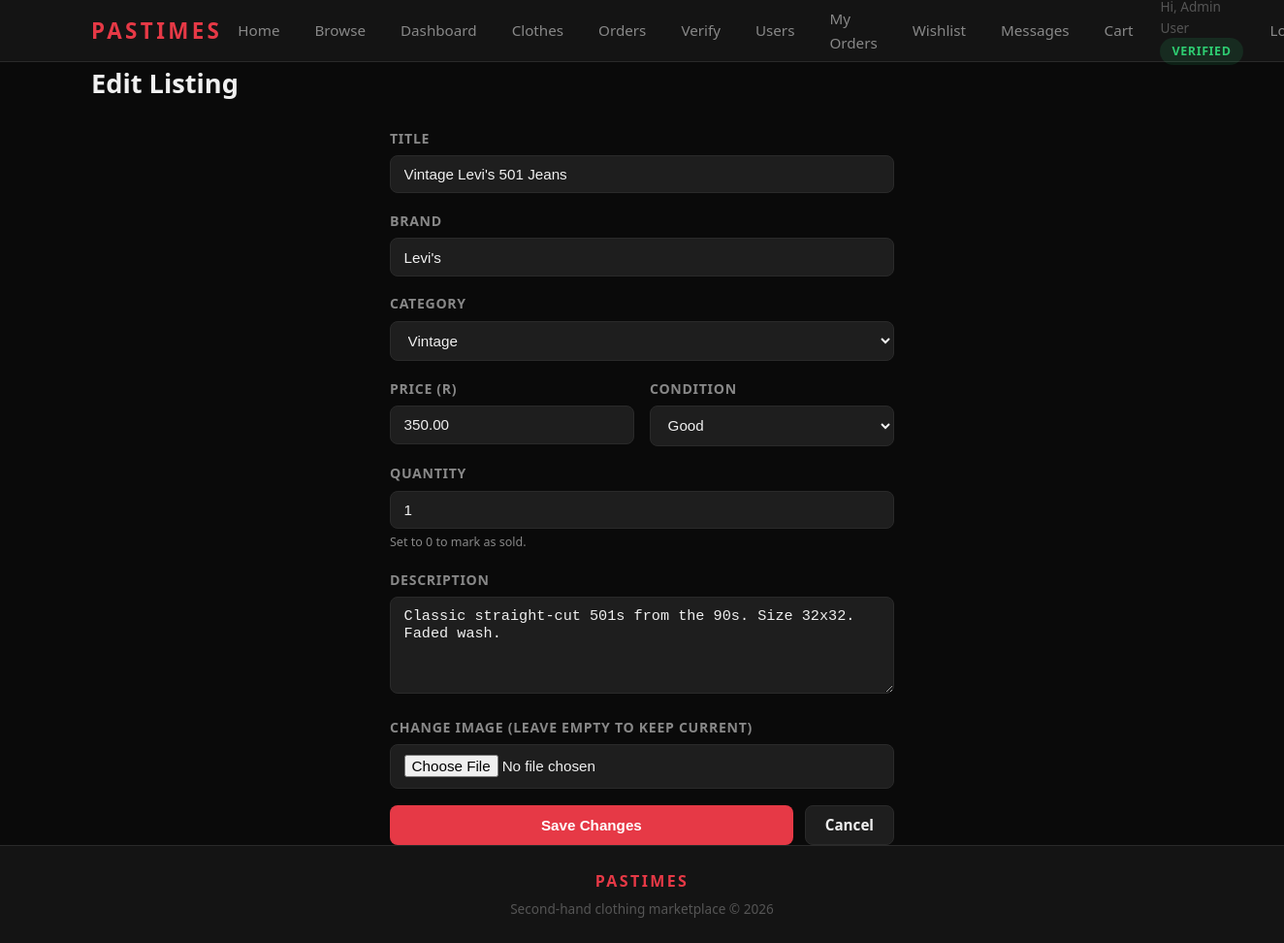
The app's page /products/edit.php?id=1 (signed in) with its own data.
### tables this page shows
CREATE TABLE tblProducts (
    id          INT           AUTO_INCREMENT PRIMARY KEY,
    seller_id   INT           NOT NULL,
    category_id INT           NOT NULL,
    title       VARCHAR(150)  NOT NULL,
    brand       VARCHAR(100)  NULL,
    description TEXT          NOT NULL,
    price       DECIMAL(10,2) NOT NULL CHECK (price > 0),
    `condition` ENUM('New','Like New','Good','Fair','Poor') NOT NULL DEFAULT 'Good',
    image       VARCHAR(255)  NULL,
    quantity    INT           NOT NULL DEFAULT 1,
    status      ENUM('active','sold') NOT NULL DEFAULT 'active',
    created_at  DATETIME      DEFAULT CURRENT_TIMESTAMP,
    updated_at  DATETIME      DEFAULT CURRENT_TIMESTAMP ON UPDATE CURRENT_TIMESTAMP,
    FOREIGN KEY (seller_id)   REFERENCES tblUser(id)    ON DELETE CASCADE,
    FOREIGN KEY (category_id) REFERENCES categories(id) ON DELETE RESTRICT,
    INDEX idx_status (status),
    FULLTEXT INDEX idx_search (title, description)
);

CREATE TABLE categories (
    id   INT         AUTO_INCREMENT PRIMARY KEY,
    name VARCHAR(60) NOT NULL UNIQUE
);

### products/edit.php (the view, shortened to what this page needs)
<?php
require_once __DIR__ . '/../config/db.php';
require_once __DIR__ . '/../includes/functions.php';
$id = intval($_GET['id'] ?? 0);
$stmt = mysqli_prepare($conn, "SELECT * FROM tblProducts WHERE id = ?");
mysqli_stmt_bind_param($stmt, 'i', $id);
mysqli_stmt_execute($stmt);
$product = mysqli_fetch_assoc(mysqli_stmt_get_result($stmt));
$cats   = mysqli_fetch_all(mysqli_query($conn, "SELECT * FROM categories ORDER BY name"), MYSQLI_ASSOC);
$post   = $product;
require_once __DIR__ . '/../includes/header.php';
?>
<h1 class="page-title">Edit Listing</h1>
<div class="form-wrap">
    <form method="POST" action="" enctype="multipart/form-data">
        <div class="form-group">
            <label for="title">Title</label>
            <input type="text" id="title" name="title" class="form-control" required value="<?php echo h($post['title'] ?? ''); ?>">
        </div>
        <div class="form-group">
            <label for="brand">Brand</label>
            <input type="text" id="brand" name="brand" class="form-control" required value="<?php echo h($post['brand'] ?? ''); ?>" placeholder="e.g. Levi's, Nike, Zara">
        </div>
        <div class="form-group">
            <label for="category_id">Category</label>
            <select id="category_id" name="category_id" class="form-control" required>
                <?php foreach ($cats as $cat): ?>
                    <option value="<?php echo $cat['id']; ?>" <?php echo ($post['category_id'] ?? 0) == $cat['id'] ? 'selected' : ''; ?>><?php echo h($cat['name']); ?></option>
                <?php endforeach; ?>
            </select>
        </div>
        <div class="form-row cols-2">
            <div class="form-group">
                <label for="price">Price (R)</label>
                <input type="number" id="price" name="price" class="form-control" step="0.01" min="0.01" required value="<?php echo h($post['price'] ?? ''); ?>">
            </div>
            <div class="form-group">
                <label for="condition">Condition</label>
                <select id="condition" name="condition" class="form-control" required>
                    <?php foreach (['New','Like New','Good','Fair','Poor'] as $cond): ?>
                        <option value="<?php echo $cond; ?>" <?php echo ($post['condition'] ?? '') === $cond ? 'selected' : ''; ?>><?php echo $cond; ?></option>
                    <?php endforeach; ?>
                </select>
            </div>
        </div>
        <div class="form-group">
            <label for="quantity">Quantity</label>
            <input type="number" id="quantity" name="quantity" class="form-control" min="0" value="<?php echo h($post['quantity'] ?? 1); ?>">
            <small class="text-muted">Set to 0 to mark as sold.</small>
        </div>
        <div class="form-group">
            <label for="description">Description</label>
            <textarea id="description" name="description" class="form-control" required><?php echo h($post['description'] ?? ''); ?></textarea>
        </div>
        <div class="form-group">
            <label for="image">Change Image (leave empty to keep current)</label>
            <input type="file" id="image" name="image" class="form-control" accept="image/*">
        </div>
        <div style="display:flex;gap:0.75rem;">
            <button type="submit" class="btn btn-primary" style="flex:1;">Save Changes</button>
            <a href="<?php echo BASE_URL; ?>products/view.php?id=<?php echo $id; ?>" class="btn btn-secondary">Cancel</a>
        </div>
    </form>
</div>
<?php require_once __DIR__ . '/../includes/footer.php'; ?>

### assets/css/main.css (style rules this page uses)
:root { --bg: #0a0a0a; --surface: #141414; --surface-2: #1e1e1e; --border: #2a2a2a; --border-light: #333333; --primary: #e63946; --primary-hover:#c1121f; --primary-dim: rgba(230,57,70,0.15); --text: #f0f0f0; --text-muted: #888888; --text-faint: #555555; --success: #2ecc71; --success-bg: rgba(46,204,113,0.12); --danger: #e74c3c; --danger-bg: rgba(231,76,60,0.12); --warning: #f39c12; --warning-bg: rgba(243,156,18,0.12); --info: #3498db; --info-bg: rgba(52,152,219,0.12); --radius: 8px; --radius-lg: 12px; --header-h: 64px; }
*,*::before,*::after { box-sizing:border-box; margin:0; padding:0; }
html { scroll-behavior:smooth; }
body { font-family:'Segoe UI',system-ui,-apple-system,sans-serif; background:var(--bg); color:var(--text); line-height:1.6; font-size:15px; }
a { color:var(--primary); text-decoration:none; }
.btn { display:inline-block; padding:0.55rem 1.25rem; border-radius:var(--radius); font-size:0.95rem; font-weight:600; cursor:pointer; border:none; text-align:center; transition:background 0.2s, transform 0.15s, box-shadow 0.2s; line-height:1.4; text-decoration:none; }
.btn-primary { background:var(--primary); color:#fff; }
.btn-secondary { background:var(--surface-2); color:var(--text); border:1px solid var(--border); }
.form-group { margin-bottom:1.1rem; }
.form-group label { display:block; margin-bottom:0.35rem; font-size:0.88rem; font-weight:600; color:var(--text-muted); text-transform:uppercase; letter-spacing:0.05em; }
.form-control { width:100%; padding:0.65rem 0.85rem; background:var(--surface-2); border:1px solid var(--border); border-radius:var(--radius); color:var(--text); font-size:0.95rem; transition:border-color 0.2s; appearance:auto; }
.form-control::placeholder { color:var(--text-faint); }
textarea.form-control { resize:vertical; min-height:100px; }
.form-wrap { max-width:520px; margin:0 auto; }
.form-row { display:grid; gap:1rem; }
.page-title { font-size:1.7rem; font-weight:700; margin-bottom:1.5rem; color:var(--text); }
.text-muted { color:var(--text-muted); }
@media (min-width:768px) { .form-row.cols-2 { grid-template-columns:1fr 1fr; } }

### records on screen
tblproducts: title "Vintage Levi's 501 Jeans", brand "Levi's", category_id "Vintage", price "350.00", condition "Good", quantity "1", description "Classic straight-cut 501s from the 90s. Size 32x32. Faded wash."

### other values on screen
$label "VERIFIED"
